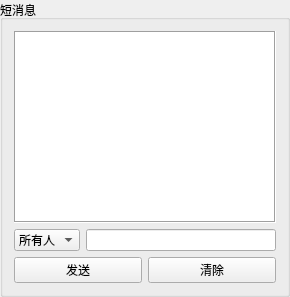
            <widget class="QGroupBox" name="messageGroupBox">
             <property name="minimumSize">
              <size>
               <width>290</width>
               <height>0</height>
              </size>
             </property>
             <property name="maximumSize">
              <size>
               <width>290</width>
               <height>16777215</height>
              </size>
             </property>
             <property name="title">
              <string>短消息</string>
             </property>
             <layout class="QVBoxLayout" name="verticalLayout_10">
              <item>
               <widget class="QTextEdit" name="textEdit">
                <property name="minimumSize">
                 <size>
                  <width>250</width>
                  <height>0</height>
                 </size>
                </property>
                <property name="maximumSize">
                 <size>
                  <width>16777215</width>
                  <height>16777215</height>
                 </size>
                </property>
                <property name="frameShape">
                 <enum>QFrame::Box</enum>
                </property>
                <property name="frameShadow">
                 <enum>QFrame::Sunken</enum>
                </property>
                <property name="readOnly">
                 <bool>true</bool>
                </property>
               </widget>
              </item>
              <item>
               <layout class="QHBoxLayout" name="horizontalLayout_16">
                <item>
                 <widget class="QComboBox" name="comboBox">
                  <property name="enabled">
                   <bool>true</bool>
                  </property>
                  <item>
                   <property name="text">
                    <string>所有人</string>
                   </property>
                  </item>
                  <item>
                   <property name="text">
                    <string>主持人</string>
                   </property>
                  </item>
                  <item>
                   <property name="text">
                    <string>成员A</string>
                   </property>
                  </item>
                  <item>
                   <property name="text">
                    <string>成员B</string>
                   </property>
                  </item>
                 </widget>
                </item>
                <item>
                 <widget class="QLineEdit" name="lineEdit"/>
                </item>
               </layout>
              </item>
              <item>
               <layout class="QHBoxLayout" name="horizontalLayout_18">
                <item>
                 <widget class="QPushButton" name="pushButton_26">
                  <property name="text">
                   <string>发送</string>
                  </property>
                 </widget>
                </item>
                <item>
                 <widget class="QPushButton" name="pushButton_27">
                  <property name="text">
                   <string>清除</string>
                  </property>
                 </widget>
                </item>
               </layout>
              </item>
             </layout>
            </widget>
